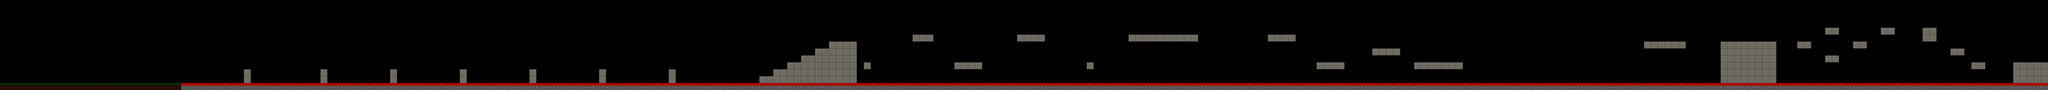

A 2D game scene composited from a Tiled map and its tileset images. What follows is a short description and the map's XML, with each tile layer's data collapsed to a summary:
An orthogonal 294x13 tile map with 64x64 px tiles, 1 tile layer (Tile Layer 1) and 204 objects.

<map version="1.0" orientation="orthogonal" width="294" height="13" tilewidth="64" tileheight="64">
 <tileset firstgid="1" name="level6" tilewidth="64" tileheight="64" spacing="2">
  <image source="level6.png" width="512" height="128" />
 </tileset>
 <layer name="Tile Layer 1" width="294" height="13">
  <data>[3822 cells, 491 non-empty, 3 distinct tile ids]</data>
 </layer>
 <objectgroup name="flyjar" width="294" height="13" visible="0">
  <object x="10016" y="532" />
 </objectgroup>
 <objectgroup name="fire" width="294" height="13">
  <object x="7915" y="736" />
  <object x="7976" y="736" />
  <object x="8039" y="739" />
  <object x="8103" y="739" />
  <object x="8167" y="742" />
  <object x="8227" y="739" />
  <object x="8421" y="736" />
  <object x="8485" y="736" />
  <object x="8297" y="733" />
  <object x="8549" y="739" />
  <object x="8358" y="733" />
  <object x="8609" y="736" />
  <object x="8812" y="736" />
  <object x="8876" y="736" />
  <object x="8688" y="733" />
  <object x="8940" y="739" />
  <object x="8749" y="733" />
  <object x="9000" y="736" />
  <object x="9194" y="736" />
  <object x="9258" y="736" />
  <object x="9070" y="733" />
  <object x="9322" y="739" />
  <object x="9131" y="733" />
  <object x="9382" y="736" />
  <object x="10018" y="742" />
  <object x="10855" y="745" />
  <object x="9448" y="742" />
  <object x="10473" y="745" />
  <object x="10603" y="739" />
  <object x="9830" y="739" />
  <object x="9891" y="739" />
  <object x="10142" y="742" />
  <object x="10082" y="745" />
  <object x="10409" y="742" />
  <object x="10664" y="739" />
  <object x="10282" y="739" />
  <object x="9509" y="742" />
  <object x="9954" y="742" />
  <object x="10533" y="742" />
  <object x="10345" y="742" />
  <object x="9700" y="748" />
  <object x="10791" y="742" />
  <object x="10221" y="739" />
  <object x="9760" y="745" />
  <object x="9572" y="745" />
  <object x="10915" y="742" />
  <object x="9636" y="745" />
  <object x="10727" y="742" />
  <object x="11682" y="736" />
  <object x="12519" y="739" />
  <object x="11112" y="736" />
  <object x="12137" y="739" />
  <object x="12267" y="733" />
  <object x="11494" y="733" />
  <object x="11555" y="733" />
  <object x="11806" y="736" />
  <object x="11746" y="739" />
  <object x="12073" y="736" />
  <object x="12328" y="733" />
  <object x="11946" y="733" />
  <object x="11173" y="736" />
  <object x="11618" y="736" />
  <object x="12197" y="736" />
  <object x="12009" y="736" />
  <object x="11364" y="742" />
  <object x="12455" y="736" />
  <object x="11885" y="733" />
  <object x="11424" y="739" />
  <object x="11236" y="739" />
  <object x="12579" y="736" />
  <object x="11300" y="739" />
  <object x="12391" y="736" />
  <object x="13221" y="736" />
  <object x="14058" y="739" />
  <object x="12651" y="736" />
  <object x="13676" y="739" />
  <object x="13806" y="733" />
  <object x="13033" y="733" />
  <object x="13094" y="733" />
  <object x="13345" y="736" />
  <object x="13285" y="739" />
  <object x="13612" y="736" />
  <object x="13867" y="733" />
  <object x="13485" y="733" />
  <object x="12712" y="736" />
  <object x="13157" y="736" />
  <object x="13736" y="736" />
  <object x="13548" y="736" />
  <object x="12903" y="742" />
  <object x="13994" y="736" />
  <object x="13424" y="733" />
  <object x="12963" y="739" />
  <object x="12775" y="739" />
  <object x="14118" y="736" />
  <object x="12839" y="739" />
  <object x="13930" y="736" />
  <object x="14818" y="736" />
  <object x="15655" y="739" />
  <object x="14248" y="736" />
  <object x="15273" y="739" />
  <object x="15403" y="733" />
  <object x="14630" y="733" />
  <object x="14691" y="733" />
  <object x="14942" y="736" />
  <object x="14882" y="739" />
  <object x="15209" y="736" />
  <object x="15464" y="733" />
  <object x="15082" y="733" />
  <object x="14309" y="736" />
  <object x="14754" y="736" />
  <object x="15333" y="736" />
  <object x="15145" y="736" />
  <object x="14500" y="742" />
  <object x="15591" y="736" />
  <object x="15021" y="733" />
  <object x="14560" y="739" />
  <object x="14372" y="739" />
  <object x="15715" y="736" />
  <object x="14436" y="739" />
  <object x="15527" y="736" />
  <object x="15782" y="733" />
  <object x="14179" y="736" />
  <object x="10979" y="739" />
  <object x="11042" y="742" />
 </objectgroup>
 <objectgroup name="snake" width="294" height="13" visible="0">
  <object x="16836" y="467" />
  <object x="16836" y="215" />
  <object x="17342" y="203" />
  <object x="17091" y="342" />
  <object x="17727" y="218" />
  <object x="17985" y="406" />
  <object x="16570" y="724" width="182" height="33" />
  <object x="17012" y="730" width="194" height="33" />
  <object x="17458" y="730" width="203" height="30" />
  <object x="17909" y="733" width="206" height="30" />
  <object x="18348" y="736" width="145" height="24" />
  <object x="13236" y="542" width="191" height="39" />
  <object x="15318" y="342" width="161" height="36" />
  <object x="10858" y="279" width="145" height="36" />
  <object x="10545" y="297" width="139" height="24" />
  <object x="9479" y="282" width="115" height="33" />
  <object x="8909" y="539" width="100" height="27" />
  <object x="8488" y="282" width="88" height="36" />
  <object x="12227" y="533" width="118" height="39" />
  <object x="11779" y="288" width="115" height="33" />
  <object x="2752" y="718" width="185" height="42" />
  <object x="2509" y="718" width="176" height="36" />
  <object x="4036" y="709" width="170" height="48" />
  <object x="3848" y="712" width="176" height="42" />
  <object x="4679" y="715" width="179" height="48" />
  <object x="4476" y="718" width="191" height="36" />
  <object x="5318" y="706" width="182" height="48" />
  <object x="5127" y="715" width="179" height="36" />
  <object x="5958" y="718" width="176" height="39" />
  <object x="5764" y="727" width="182" height="30" />
  <object x="6800" y="706" width="170" height="48" />
  <object x="6403" y="721" width="191" height="39" />
 </objectgroup>
 <objectgroup name="bat" width="294" height="13" visible="0">
  <object x="3040" y="272" />
  <object x="3936" y="240" />
  <object x="4928" y="304" />
  <object x="5888" y="224" />
  <object x="6848" y="176" />
  <object x="8944" y="160" />
  <object x="10832" y="80" />
  <object x="12544" y="224" width="16" />
  <object x="13600" y="96" />
  <object x="14672" y="144" />
  <object x="15840" y="112" />
  <object x="17344" y="64" />
  <object x="236" y="680" />
  <object x="404" y="660" />
  <object x="684" y="492" />
  <object x="1056" y="588" />
  <object x="1280" y="600" />
  <object x="1584" y="504" />
  <object x="1856" y="532" />
  <object x="2328" y="272" />
  <object x="2568" y="480" />
  <object x="2208" y="412" />
  <object x="3300" y="364" />
  <object x="5264" y="500" />
  <object x="6236" y="444" />
  <object x="5868" y="516" />
  <object x="5520" y="416" />
  <object x="6576" y="400" />
  <object x="7060" y="364" />
  <object x="6912" y="464" />
  <object x="6772" y="580" />
  <object x="6360" y="628" />
 </objectgroup>
 <objectgroup name="end" width="294" height="13" visible="0">
  <object x="18704" y="448" />
 </objectgroup>
 <objectgroup name="movingPlatform" width="294" height="13" visible="0">
  <object x="8255" y="500" width="9" height="200" />
  <object x="9179" y="476" width="6" height="215" />
  <object x="10230" y="461" width="15" height="233" />
  <object x="13615" y="403" width="9" height="227" />
  <object x="13979" y="264" width="12" height="206" />
  <object x="14200" y="424" width="24" height="194" />
  <object x="14406" y="427" width="9" height="209" />
  <object x="14618" y="400" width="9" height="194" />
  <object x="14842" y="458" width="12" height="230" />
 </objectgroup>
 <objectgroup name="movingPlatform" width="294" height="13" visible="0">
  <!-- 5 objects omitted --></objectgroup>
</map>
<!-- 5 of 204 objects omitted -->
